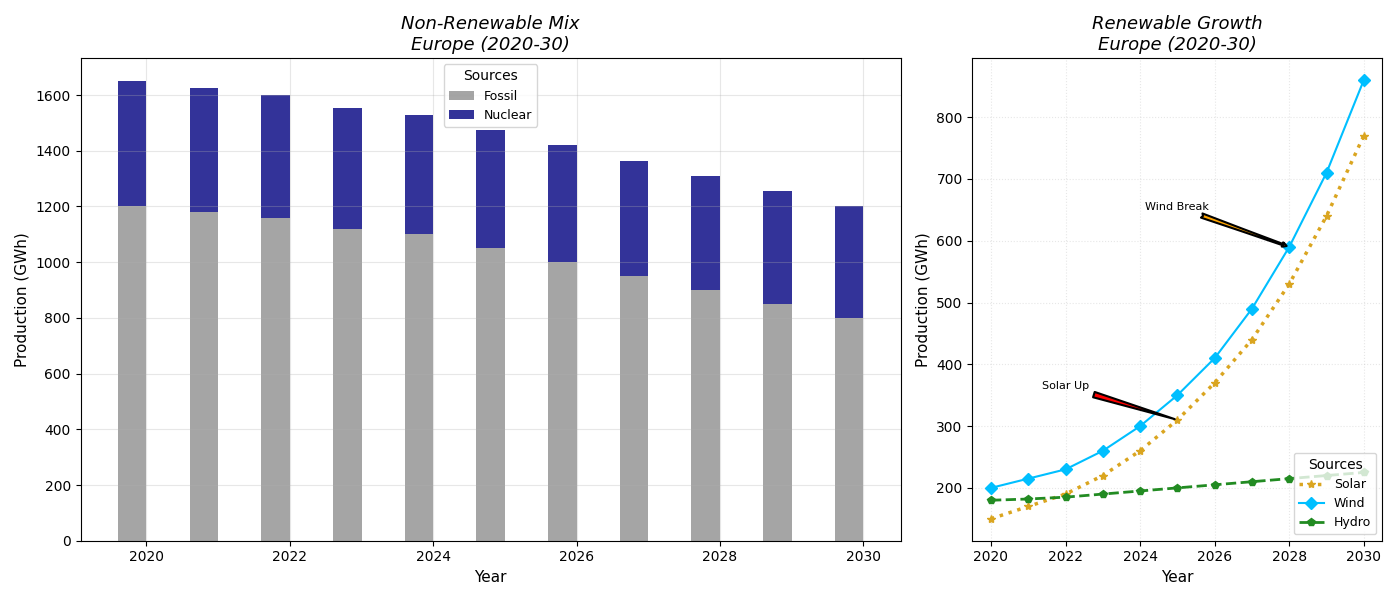

Recreate this plot in Python.
import matplotlib.pyplot as plt
import numpy as np

years = np.arange(2020, 2031)

solar_energy = [150, 170, 190, 220, 260, 310, 370, 440, 530, 640, 770]
wind_energy = [200, 215, 230, 260, 300, 350, 410, 490, 590, 710, 860]
hydro_energy = [180, 182, 185, 190, 195, 200, 205, 210, 215, 220, 225]

fossil_energy = [1200, 1180, 1160, 1120, 1100, 1050, 1000, 950, 900, 850, 800]
nuclear_energy = [450, 445, 440, 435, 430, 425, 420, 415, 410, 405, 400]

fig, (ax1, ax2) = plt.subplots(1, 2, figsize=(14, 6), gridspec_kw={'width_ratios': [2, 1]})

width = 0.4

ax1.bar(years - width / 2, fossil_energy, width, label='Fossil', color='dimgray', alpha=0.6)
ax1.bar(years - width / 2, nuclear_energy, width, bottom=fossil_energy, label='Nuclear', color='navy', alpha=0.8)

ax1.set_title("Non-Renewable Mix\nEurope (2020-30)", fontsize=13, fontweight='normal', fontstyle='italic')
ax1.set_xlabel("Year", fontsize=11)
ax1.set_ylabel("Production (GWh)", fontsize=11)
ax1.legend(title='Sources', loc='upper center', fontsize=9)
ax1.grid(True, linestyle='-', alpha=0.3)

ax2.plot(years, solar_energy, marker='*', linestyle=':', color='goldenrod', linewidth=2.5, label='Solar')
ax2.plot(years, wind_energy, marker='D', linestyle='-', color='deepskyblue', linewidth=1.5, label='Wind')
ax2.plot(years, hydro_energy, marker='p', linestyle='--', color='forestgreen', linewidth=2, label='Hydro')

ax2.annotate('Solar Up', xy=(2025, solar_energy[5]), xytext=(2022, 360),
             arrowprops=dict(facecolor='red', arrowstyle='wedge,tail_width=0.5', linewidth=1.5), fontsize=8, ha='center')
ax2.annotate('Wind Break', xy=(2028, wind_energy[8]), xytext=(2025, 650),
             arrowprops=dict(facecolor='orange', arrowstyle='fancy', linewidth=1.5), fontsize=8, ha='center')

ax2.set_title("Renewable Growth\nEurope (2020-30)", fontsize=13, fontweight='normal', fontstyle='italic')
ax2.set_xlabel("Year", fontsize=11)
ax2.set_ylabel("Production (GWh)", fontsize=11)
ax2.legend(title='Sources', loc='lower right', fontsize=9)
ax2.grid(True, linestyle=':', alpha=0.3)

plt.tight_layout()
plt.show()
